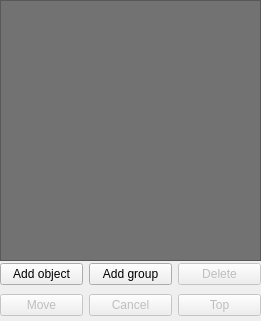
<?xml version="1.0" encoding="UTF-8"?>
<ui version="4.0">
 <class>ObjectWidget</class>
 <widget class="QWidget" name="ObjectWidget">
  <property name="geometry">
   <rect>
    <x>0</x>
    <y>0</y>
    <width>261</width>
    <height>321</height>
   </rect>
  </property>
  <property name="windowTitle">
   <string>Form</string>
  </property>
  <widget class="QTreeWidget" name="object_tree">
   <property name="geometry">
    <rect>
     <x>0</x>
     <y>0</y>
     <width>261</width>
     <height>261</height>
    </rect>
   </property>
   <property name="styleSheet">
    <string notr="true">background-color: rgb(114, 114, 114);
alternate-background-color: rgb(120, 120, 120);</string>
   </property>
   <property name="editTriggers">
    <set>QAbstractItemView::DoubleClicked</set>
   </property>
   <property name="alternatingRowColors">
    <bool>true</bool>
   </property>
   <property name="indentation">
    <number>10</number>
   </property>
   <property name="expandsOnDoubleClick">
    <bool>false</bool>
   </property>
   <property name="columnCount">
    <number>1</number>
   </property>
   <attribute name="headerVisible">
    <bool>false</bool>
   </attribute>
   <column>
    <property name="text">
     <string>Name</string>
    </property>
    <property name="textAlignment">
     <set>AlignHCenter|AlignVCenter|AlignCenter</set>
    </property>
   </column>
  </widget>
  <widget class="QWidget" name="gridLayoutWidget">
   <property name="geometry">
    <rect>
     <x>0</x>
     <y>260</y>
     <width>261</width>
     <height>61</height>
    </rect>
   </property>
   <layout class="QGridLayout" name="object_button_layout">
    <item row="0" column="1">
     <widget class="QPushButton" name="group_add_button">
      <property name="text">
       <string>Add group</string>
      </property>
     </widget>
    </item>
    <item row="0" column="2">
     <widget class="QPushButton" name="delete_button">
      <property name="enabled">
       <bool>false</bool>
      </property>
      <property name="text">
       <string>Delete</string>
      </property>
     </widget>
    </item>
    <item row="0" column="0">
     <widget class="QPushButton" name="object_add_button">
      <property name="text">
       <string>Add object</string>
      </property>
     </widget>
    </item>
    <item row="1" column="0">
     <widget class="QPushButton" name="move_button">
      <property name="enabled">
       <bool>false</bool>
      </property>
      <property name="text">
       <string>Move</string>
      </property>
     </widget>
    </item>
    <item row="1" column="1">
     <widget class="QPushButton" name="cancel_button">
      <property name="enabled">
       <bool>false</bool>
      </property>
      <property name="text">
       <string>Cancel</string>
      </property>
     </widget>
    </item>
    <item row="1" column="2">
     <widget class="QPushButton" name="top_button">
      <property name="enabled">
       <bool>false</bool>
      </property>
      <property name="text">
       <string>Top</string>
      </property>
     </widget>
    </item>
   </layout>
  </widget>
 </widget>
 <resources/>
 <connections/>
</ui>
